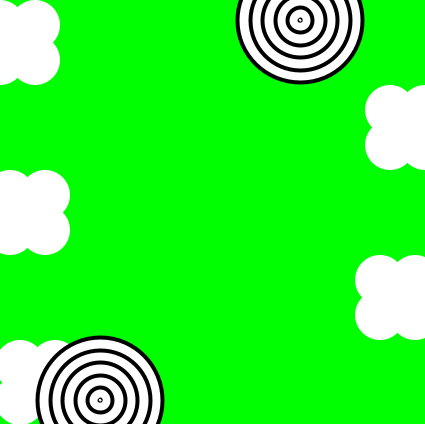
Frame 1 (no input)
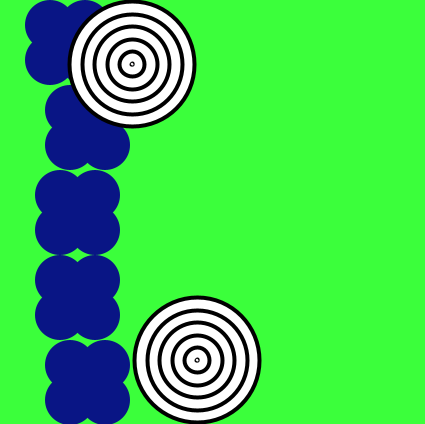
Frame 60 (the mouse pressed at the canvas centre just before this capture)
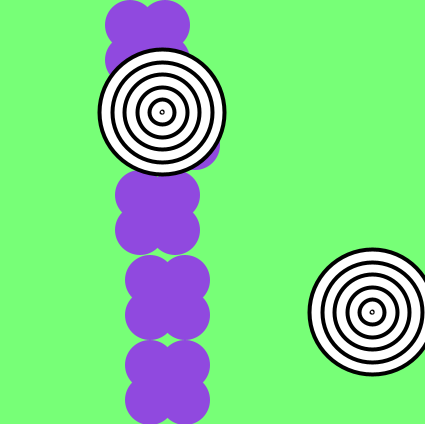
Frame 120 (the mouse held since frame 60 and released just before this capture)

The Processing sketch that drew these frames (run headless with seeded random() and noise(); from frame 60 on, the mouse is pressed at the canvas centre):

// Processing sketch: processing_71763
// ── processing_71763.pde

float back=0;
float circle=0;
float circle1=425;
int i=0;
float ballx =300;
float bally =20;
float movex=6;
float movey=8;
float ball2x = 100;
float ball2y = 400;
float move2x=-4;
float move2y=-8;

void setup() {
  size(425, 424);
}

void draw() {
  background(back, 255, back);
  i=i+3;
  back= back+1;
  if (back>255) {
    back=0;
  }
  noStroke();

  if (i>10) {
    fill(random(256), random(256), random(256));
    i=0;
  }
  ellipse(circle, 25, 50, 50);
  ellipse(circle+35, 25, 50, 50);
  ellipse(circle, 60, 50, 50);
  ellipse(circle+35, 60, 50, 50);
  circle= circle+10;
  if (circle>425) {
    circle=0;
  }

  if (i>10) {
    fill(random(256), random(256), random(256));
    i=0;
  }
  ellipse(circle1, 110, 50, 50);
  ellipse(circle1-35, 110, 50, 50);
  ellipse(circle1, 145, 50, 50);
  ellipse(circle1-35, 145, 50, 50);
  circle1= circle1-10;
  if (circle1<0) {
    circle1=425;
  }

  if (i>10) {
    fill(random(256), random(256), random(256));
    i=0;
  }
  ellipse(circle, 195, 50, 50);
  ellipse(circle+35, 195, 50, 50);
  ellipse(circle, 230, 50, 50);
  ellipse(circle+35, 230, 50, 50);
  circle= circle+10;
  if (circle>425) {
    circle=0;
  }

  if (i>10) {
    fill(random(256), random(256), random(256));
    i=0;
  }
  ellipse(circle1, 280, 50, 50);
  ellipse(circle1-35, 280, 50, 50);
  ellipse(circle1, 315, 50, 50);
  ellipse(circle1-35, 315, 50, 50);
  circle1= circle1-10;
  if (circle1<0) {
    circle1=425;
  }

  if (i>10) {
    fill(random(256), random(256), random(256));
    i=0;
  }
  ellipse(circle, 365, 50, 50);
  ellipse(circle+35, 365, 50, 50);
  ellipse(circle, 400, 50, 50);
  ellipse(circle+35, 400, 50, 50);
  circle= circle+10;
  if (circle>425) {
    circle=0;
  }


 
  strokeWeight(4);
  stroke(0);
  fill(255);
  
  ellipse(ballx, bally, 125, 125);
  ellipse(ballx, bally, 100, 100);
  ellipse(ballx, bally, 75, 75);
  ellipse(ballx, bally, 50, 50);
  ellipse(ballx, bally, 25, 25);
  ellipse(ballx, bally, 1, 1);
  ballx = ballx +movex;
  bally = bally +movey;

  if (ballx > width) {
    ballx=width;
    movex = -movex;
  }
  if (bally > height) {
    bally=height;
    movey = -movey;
  }
  if (ballx < 0) {
    ballx= 0;
    movex = -movex;
  }
  if (bally < 0) {
    bally= 0;
    movey = -movey;
  }

  ellipse(ball2x, ball2y, 125, 125);
  ellipse(ball2x, ball2y, 100, 100);
  ellipse(ball2x, ball2y, 75, 75);
  ellipse(ball2x, ball2y, 50, 50);
  ellipse(ball2x, ball2y, 25, 25);
  ellipse(ball2x, ball2y, 1, 1);
  ball2x = ball2x +move2x;
  ball2y = ball2y +move2y;

  if (ball2x > width) {
    ball2x=width;
    move2x = -move2x;
  }
  if (ball2y > height) {
    ball2y=height;
    move2y = -move2y;
  }
  if (ball2x < 0) {
    ball2x= 0;
    move2x = -move2x;
  }
  if (ball2y < 0) {
    ball2y= 0;
    move2y = -move2y;
  }
}
